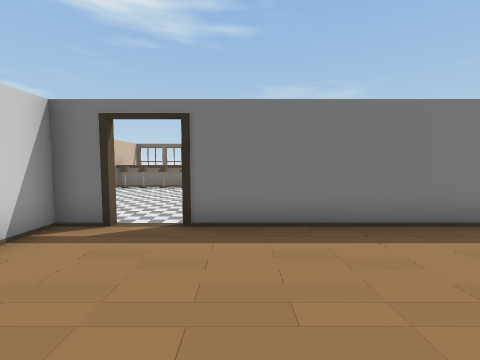
[1] (above)

24 first-person views from a walk through a Unity game level. The camera is 1.2 m above the floor, tilts 4° down and sees 90° across. The floor is counted in squares, 1 m on a side. Each view is taken from the middle of a square. On the plan, view 1 faces up. The plan holds only what a view shows up to about 12 squares ahead; the rest is blank. The player character is not drawn. Some animated figures are not drawn. Door leaves are left out, so doorways stand open.

[2]
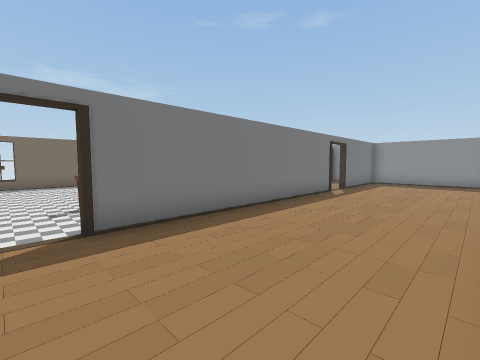

[3]
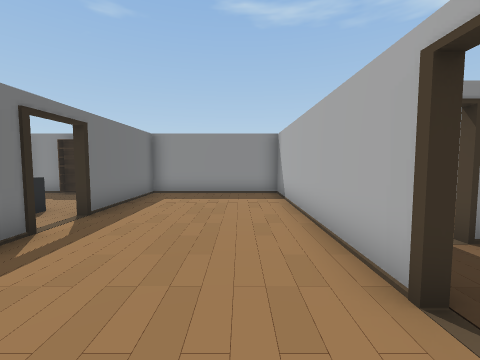

[4]
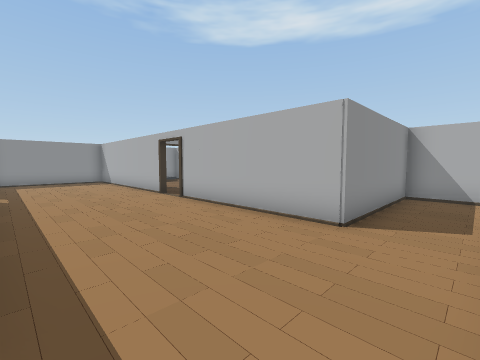

[5]
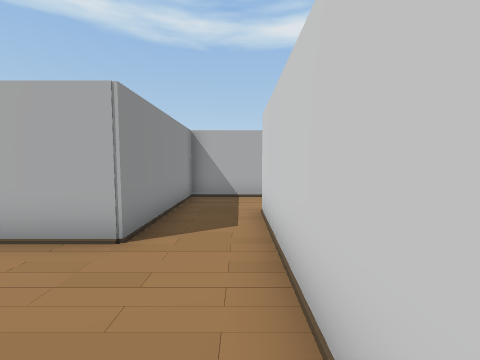

[6]
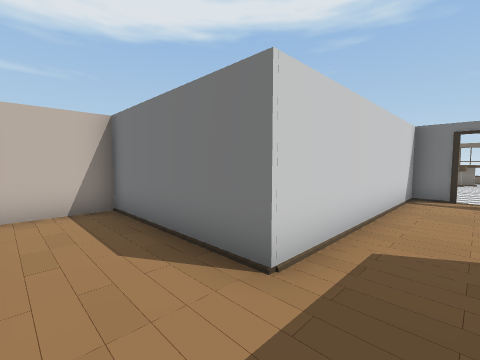

[7]
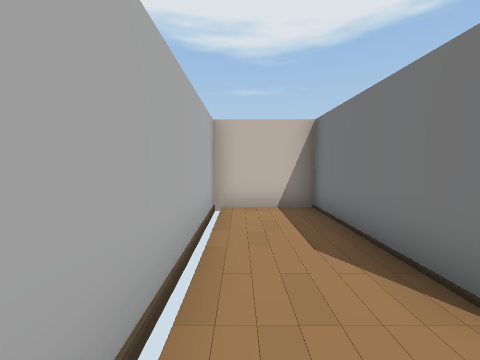

[8]
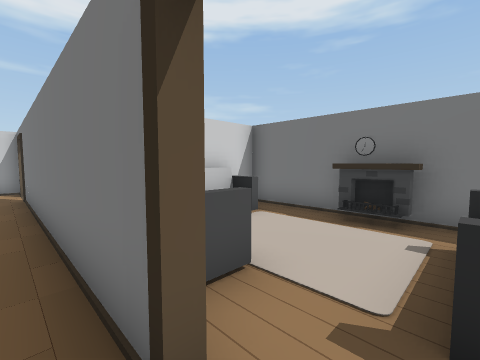

[9]
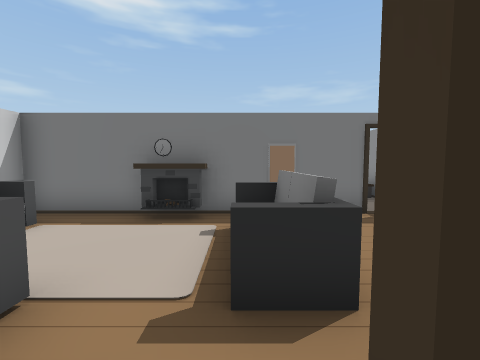

[10]
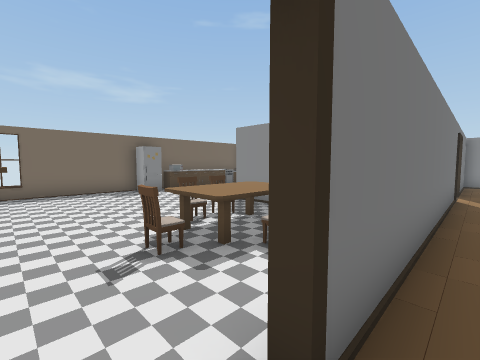

[11]
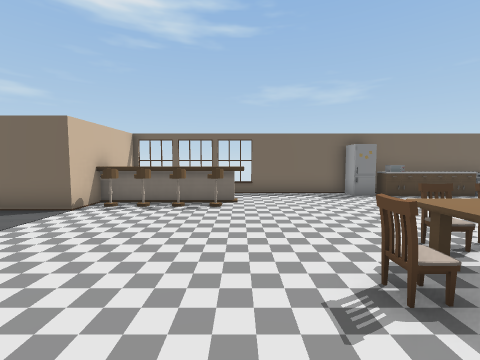

[12]
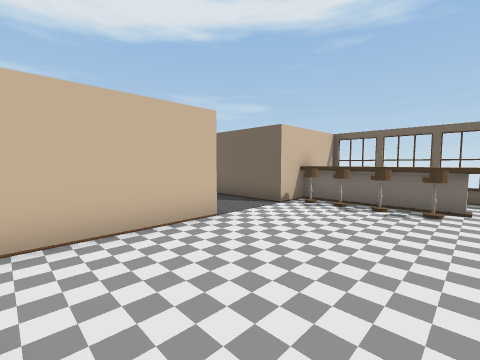

[13]
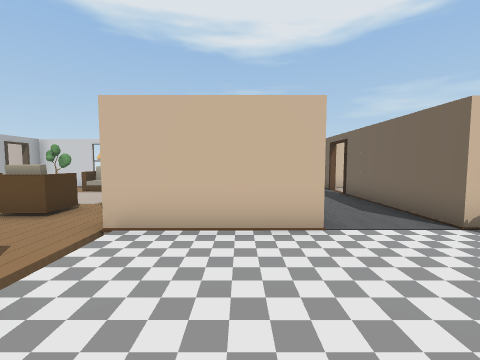

[14]
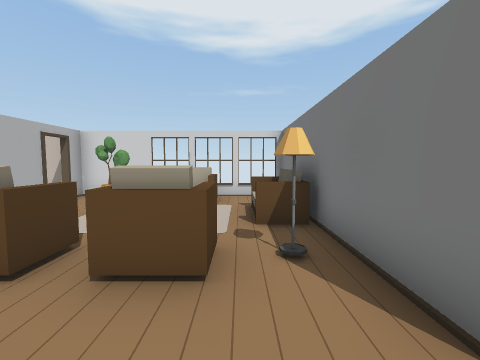

[15]
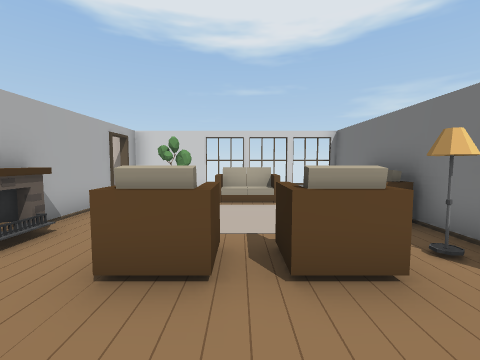

[16]
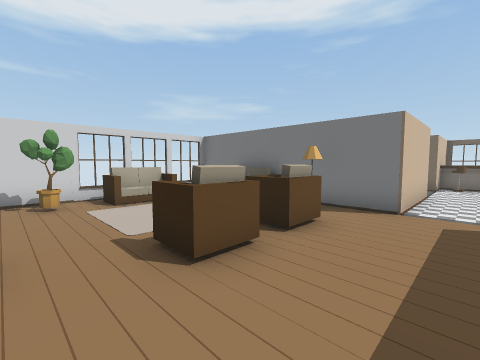

[17]
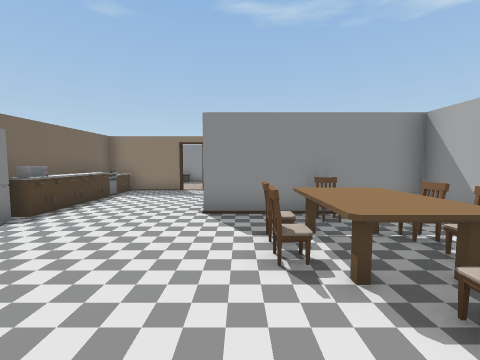

[18]
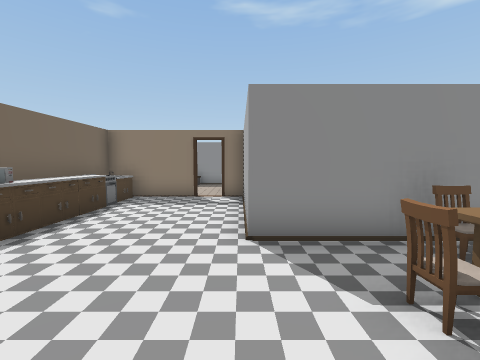

[19]
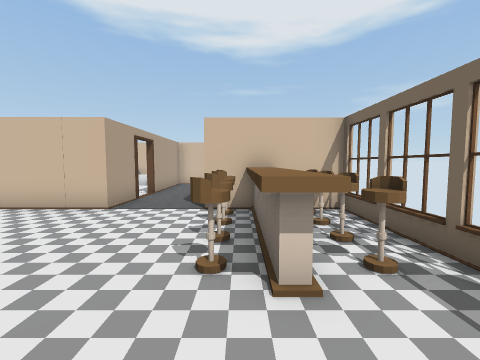

[20]
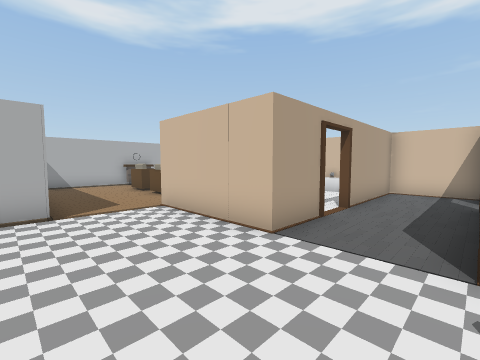

[21]
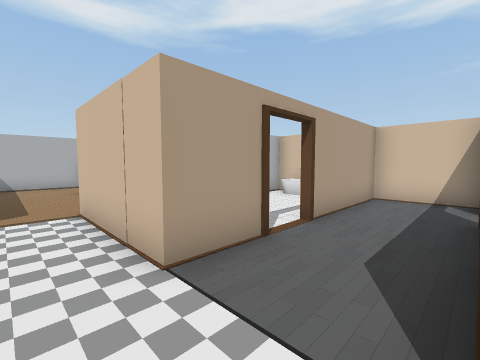

[22]
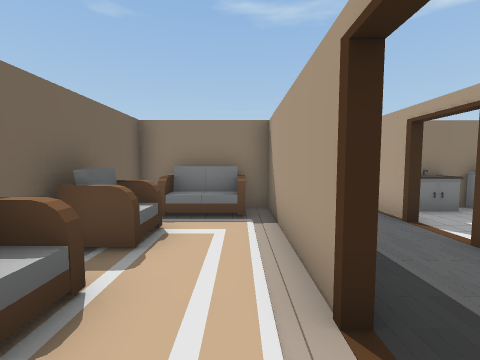

[23]
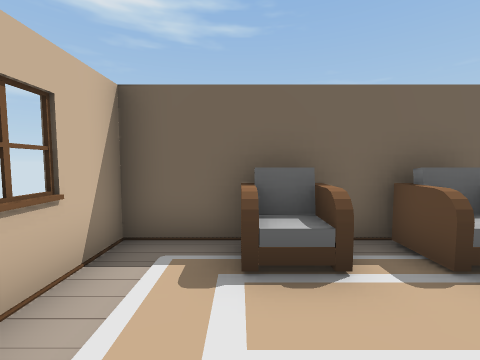

[24]
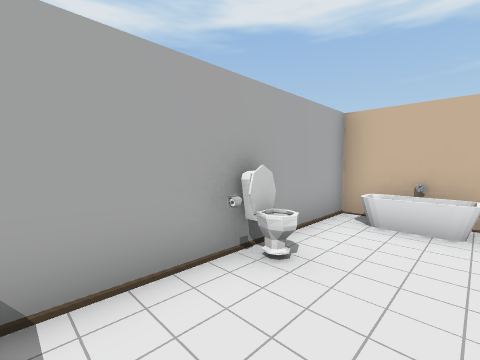

### Floor plan
Points are (right, up) in squares from view 1. A wall is a line through its corners. A room is listed if a view was taken in it or the views show most of it. See-through windows are left out.
Room 1 (views 1, 2, 3, 4, 5, 6, 7, 8, 9, 10)
walls: (2.4, -0.5) (4.6, -0.5); (5.6, 4.5) (-1.1, 4.5); (5.9, -0.5) (13.7, -0.5) (13.7, 4.5) (9.4, 4.5); (8.1, 4.5) (7.4, 4.5); (-2.4, 4.5) (-3.5, 4.5) (-3.5, -3) (-8.5, -3); (-1.1, -4.5) (-1.1, -0.5) (0.5, -0.5); (13.3, 7.4) (13.3, 8.1); (13.7, 7.5) (13.7, 9.5); (12.1, 9.7) (3.8, 9.7) (3.8, 7.8); (-8.6, -3.5) (-8.6, -5.7) (-1.1, -5.7)
ways out: opening at (-2, 5) to room 2; opening at (5, -1); gap at (6, -1)
objects: sofa (6, 5) to (7, 6); fireplace (7, 9) to (8, 9); sofa (10, 6) to (10, 8)
Room 2 (views 11, 12, 13, 17, 18, 19, 20, 21, 22)
walls: (-6.3, 11.5) (-6.3, 11.1) (-9.5, 11.1); (-3.8, 4.7) (-2.9, 4.7); (-8.1, 8.5) (-6.3, 8.5) (-6.3, 5.5); (2.2, 4.7) (3.7, 4.7) (3.7, 9.9) (7.5, 9.9); (-11.4, 11.2) (-6.4, 11.2); (8.6, 11.5) (8.6, 14.7) (-13.9, 14.7) (-13.9, 11.6); (8.6, 9.8) (8.6, 10.8)
ways out: opening at (-2, 5) to room 1; opening at (-5, 5) to room 3; opening at (-12, 11) to room 4; opening at (-10.5, 9.5) to room 4; opening at (-9, 8) to room 5
objects: sofa (-12, 14) to (-11, 14); sofa (-10, 14) to (-9, 14); sofa (-7, 13); chair (-6, 12); other object (-6, 13); other object (-6, 14); chair (-5, 12); chair (-5, 13) to (-5, 14); chair (-4, 12); chair (-4, 13) to (-4, 14); chair (-3, 12); chair (-3, 13) to (-3, 14); other object (-2, 12) to (-2, 13); table (0, 6) to (2, 8); chair (1, 6); fridge (2, 14) to (3, 14); sofa (4, 7); other object (4, 14); other object (5, 14); other object (6, 14); oven (7, 14); other object (8, 14)
Room 3 (views 14, 15, 16)
walls: (-7.8, -2.8) (-4.5, -2.8); (-12.3, -2.8) (-9.4, -2.8); (-6.3, 5.5) (-6.3, 4.5) (-13.9, 4.5) (-13.9, -2.8) (-13, -2.8)
ways out: opening at (-5, 5) to room 2; gap at (-12.5, -3)
objects: flower (-13, -1); sofa (-13, 1) to (-13, 2); sofa (-11, 4) to (-10, 4); fireplace (-9, -3); lamp (-8, 4); sofa (-7, 0); sofa (-7, 2); other object (-7, 5) to (-7, 6)
Room 4 (view 23)
walls: (-12.6, 11.1) (-13.9, 11.1) (-13.9, 8.5) (-9.4, 8.5); (-9.5, 11.1) (-11.4, 11.1)
ways out: opening at (-12, 11) to room 2; opening at (-10.5, 9.5) to room 2
Room 5 (view 24)
walls: (-13.9, 7.1) (-13.9, 4.5); (-13.9, 4.7) (-7.9, 4.7)
ways out: opening at (-9, 8) to room 2; opening at (-8, 6.5) to room 6
objects: other object (-13, 6) to (-13, 7)
Room 6 (no view inside)
walls: (-6.4, 5.5) (-6.4, 7.1)
ways out: opening at (-8, 6.5) to room 5
objects: other object (-7, 7)

Positions as (right, up) in squares from view 1, and headings:
1: (0, 0), facing up
2: (-2, 0), facing up-right
3: (4, 1), facing right
4: (-3, 4), facing down-right
5: (-3, 3), facing down
6: (-2, -5), facing up-left
7: (-2, -5), facing left
8: (9, 4), facing up-left
9: (9, 4), facing up
10: (-2, 4), facing up-right
11: (-2, 5), facing up
12: (-2, 5), facing up-left
13: (-2, 7), facing left
14: (-5, 3), facing left
15: (-5, 1), facing left
16: (-5, -2), facing up-left
17: (-2, 9), facing right
18: (0, 10), facing right
19: (0, 12), facing left
20: (-3, 11), facing down-left
21: (-5, 11), facing down-left
22: (-13, 12), facing right
23: (-12, 11), facing up
24: (-8, 7), facing down-left
